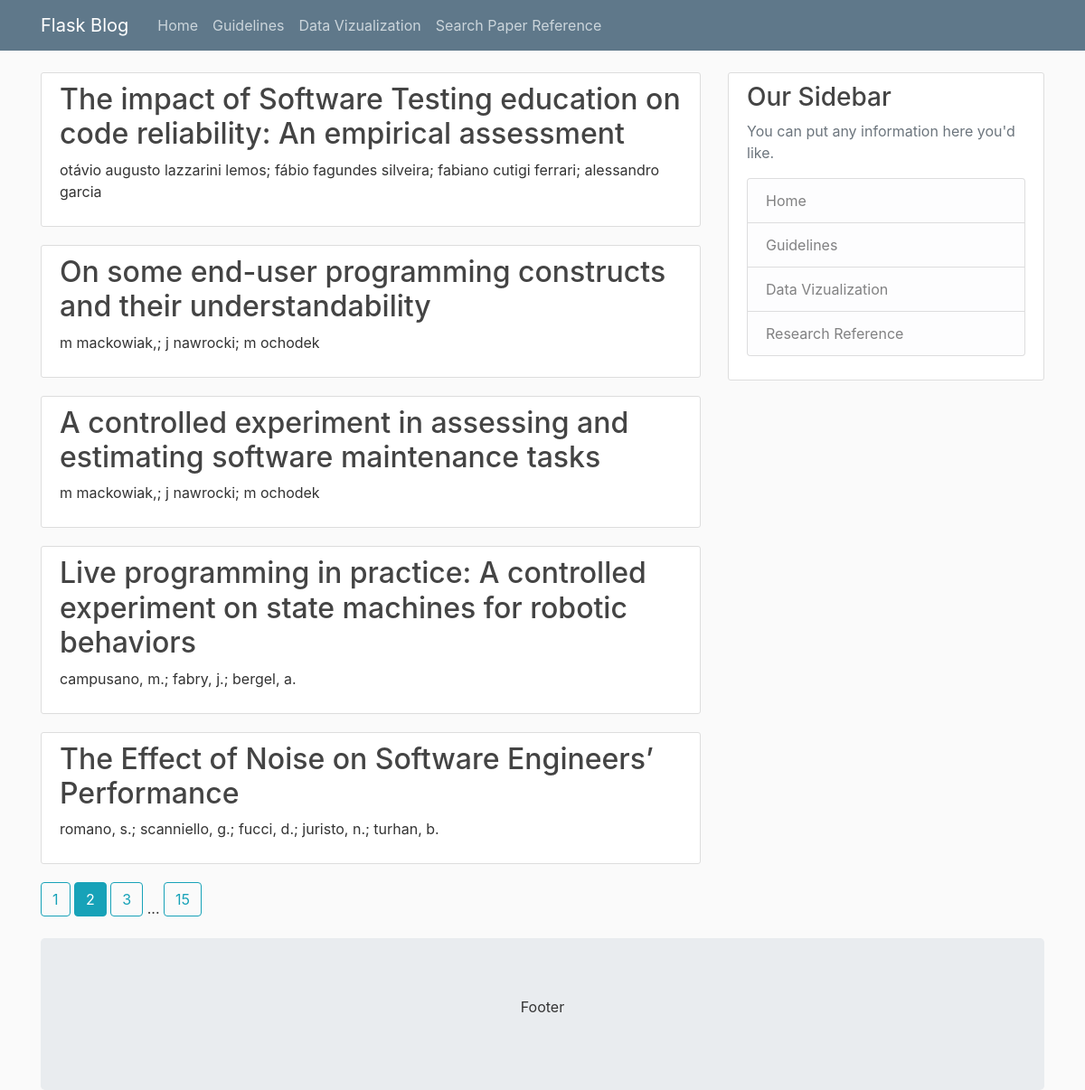
The page /search?page=2 on the database its author committed.
### flaskblog/models.py (models this page shows)
class Publication(db.Model):
    pub_id = db.Column(db.Integer, primary_key=True)
    title = db.Column(db.String(200), nullable=False)
    year = db.Column(db.Integer, nullable=False)
    venue = db.Column(db.String(20), nullable=False)
    authors = db.Column(db.String(200), nullable=False)
    experiments = db.relationship("Experiment", backref="exp_pub", lazy=True)

### flaskblog/finder/routes.py (the view)
@ finder.route("/search")
def search():
    page = request.args.get('page', 1, type=int)
    pubs = Publication.query.order_by(
        Publication.year.desc()).paginate(page=page, per_page=5)
    return render_template('research.html', pubs=pubs)

### flaskblog/templates/research.html
{% extends "layout.html" %}
{% block content %}
    {% for post in pubs.items %}
        <article class="media content-section">
          <div class="media-body">
            <h2><a class="article-title" href="{{ url_for('finder.details', pub_id=post.pub_id) }}">{{ post.title }}</a></h2>
            <p class="article-content">{{ post.authors }}</p>
          </div>
        </article>
    {% endfor %}
    {% for page_num in pubs.iter_pages(left_edge=1, right_edge=1, left_current=1, right_current=2) %}
      {% if page_num %}
        {% if pubs.page == page_num %}
          <a class="btn btn-info mb-4" href="{{ url_for('finder.search', page=page_num) }}">{{ page_num }}</a>
        {% else %}
          <a class="btn btn-outline-info mb-4" href="{{ url_for('finder.search', page=page_num) }}">{{ page_num }}</a>
        {% endif %}
      {% else %}
        ...
      {% endif %}
    {% endfor %}
{% endblock content %}

### flaskblog/static/main.css (style rules this page uses)
body { background: #fafafa; color: #333333; margin-top: 5rem; }
h1, h2, h3, h4, h5, h6 { color: #444444; }
.content-section { background: #ffffff; padding: 10px 20px; border: 1px solid #dddddd; border-radius: 3px; margin-bottom: 20px; }
.article-title { color: #444444; }
.article-content { white-space: pre-line; }

### rows shown on the page
Publication: title "The impact of Software Testing education on code reliability: An empirical assessment", authors "otávio augusto lazzarini lemos; fábio fagundes silveira; fabiano cutigi ferrari; alessandro garcia"
Publication: title "On some end-user programming constructs and their understandability", authors "m mackowiak,; j nawrocki; m ochodek"
Publication: title "A controlled experiment in assessing and estimating software maintenance tasks", authors "m mackowiak,; j nawrocki; m ochodek"
Publication: title "Live programming in practice: A controlled experiment on state machines for robotic behaviors", authors "campusano, m.; fabry, j.; bergel, a."
Publication: title "The Effect of Noise on Software Engineers’ Performance", authors "romano, s.; scanniello, g.; fucci, d.; juristo, n.; turhan, b."

### other values the page prints
{{ page_num }} "1" "3" "15"
{{ page_num }} "2"
